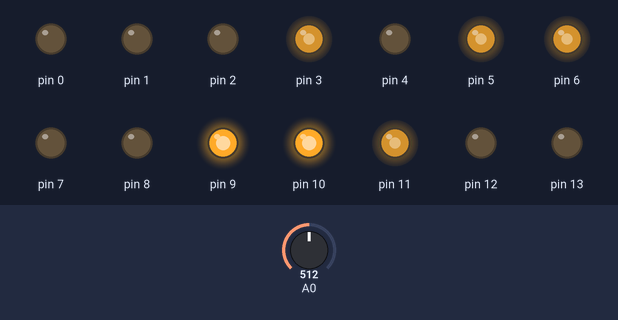
Bench run of a sketch on a simulated Arduino Uno, built with avr-gcc and run on an emulated ATmega328P. Shown: output pins drawn as LEDs (lit = HIGH). Inputs (shaded band) come from the test bench; at power-on: A0 = 512.

Above: at 1.2 s.
1.3 s: A0 set to 716
At 1.8 s:
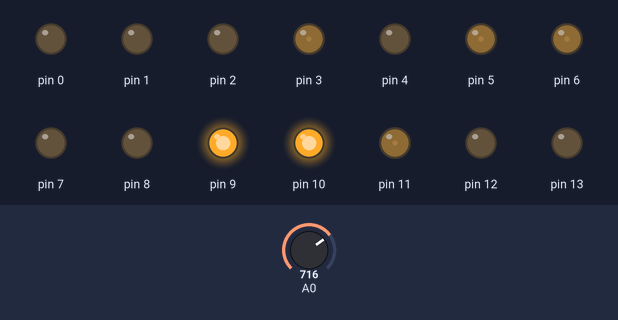
2.9 s: A0 set to 900
At 4.2 s:
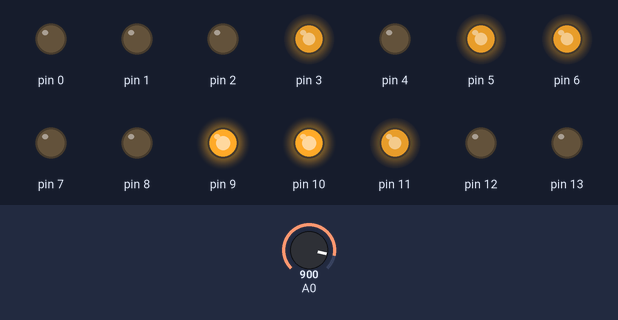
4.5 s: A0 set to 1023
At 5.6 s:
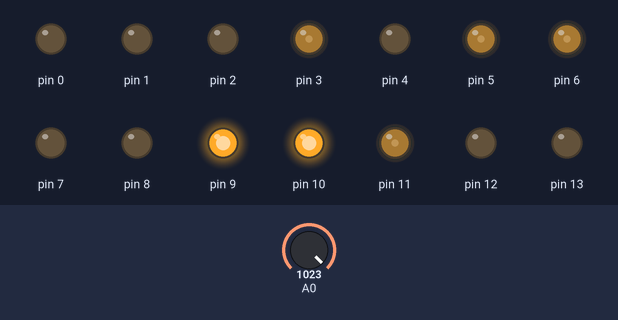
6.1 s: A0 set to 0
At 6.9 s:
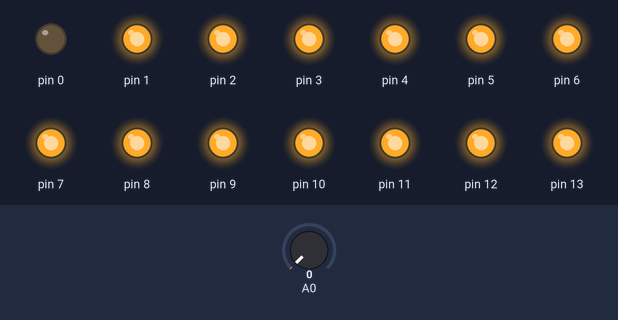
7.7 s: A0 set to 23
At 8.9 s:
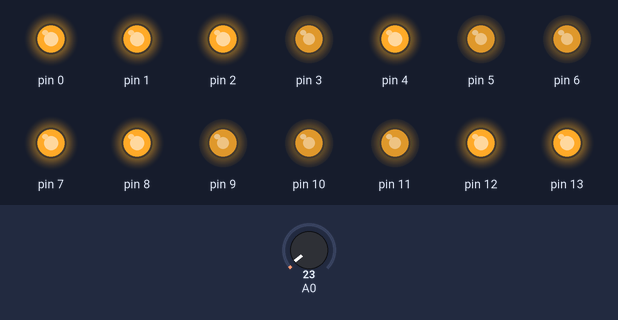
Timing chart, 0 to 10.2 s (numbered marks = the images above; inputs shaded):
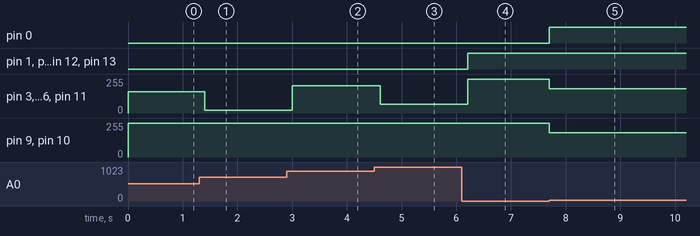

Measured:
- after the input at 1.3 s, pin 3, pin 5, pin 6, pin 11: 159/255 → 21/255 after 0.10 s
- after the input at 2.9 s, pin 3, pin 5, pin 6, pin 11: 21/255 → 203/255 after 0.10 s
- after the input at 4.5 s, pin 3, pin 5, pin 6, pin 11: 203/255 → 67/255 after 0.11 s
- after the input at 6.1 s, pin 1, pin 2, pin 4, pin 7, pin 8, pin 12, pin 13: LOW → HIGH after 0.11 s; pin 3, pin 5, pin 6, pin 11: 67/255 → 255/255 after 0.11 s
- after the input at 7.7 s, pin 0: LOW → HIGH at once; pin 3, pin 5, pin 6, pin 9–11: 255/255 → 182/255 at once

The sketch:

LEDonoff_update.ino
```cpp
/*bien do am thanh*/
int min=0;
int max=80;
int tapam=20;
void setup() {

}
void loop() {
int doc=analogRead(0);
int doc1=map(doc,min,max,0,255);
if(doc<tapam)
{
  for(int i=1;i<=13;i++)
digitalWrite(i,HIGH);}
else {
for(int i=0;i<=13;i++)
analogWrite(i,255-doc1);
delay(200);
}


}
```
